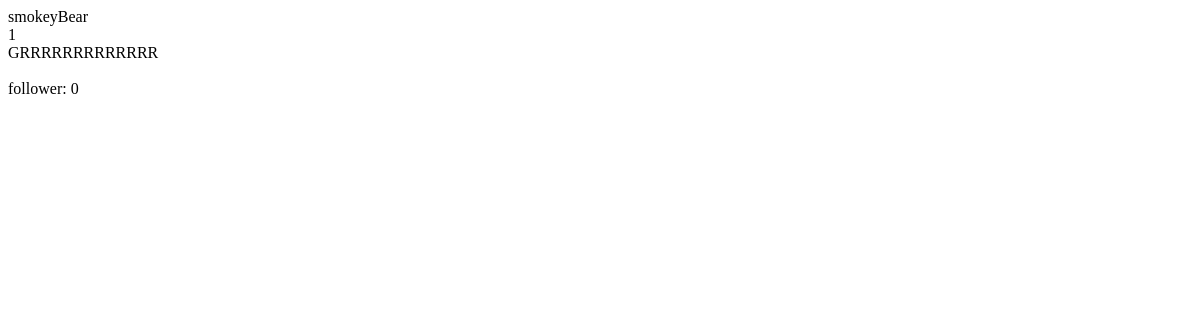
The app's page /profile/5, older data.
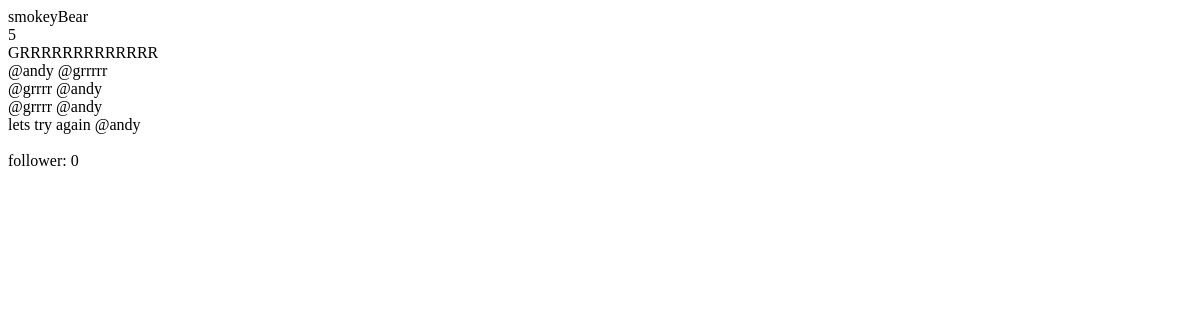
The same page, newer data.
### tweet/models.py (models this page shows, shortened)
class Tweet(models.Model):
    body = models.TextField(max_length=140)
    time_stamp = models.DateTimeField(default=timezone.now)
    author = models.ForeignKey(CustomUser, on_delete=models.CASCADE)

### twitteruser/views.py (the view)
# urls.py: path('profile/<int:user_id>', userviews.profile_view, name='profile'),
def profile_view(request, user_id):
    profile_user = CustomUser.objects.filter(id=user_id).first()
    followers = profile_user.following.all()
    follower_count = profile_user.following.count()
    profile_tweets = Tweet.objects.filter(author_id=user_id)
    tweet_count = Tweet.objects.filter(author_id=user_id).count()
    return render(request, 'profile.html', {"follower_count": follower_count, "profile_user":profile_user, "tweet_count": tweet_count, "followers": followers, "profile_tweets": profile_tweets})

### templates/profile.html (shortened to what this page needs)
{{tweet_count}}
{% for tweet in profile_tweets %}
{{tweet.body}}
{% endfor %}
follower: {{follower_count}}

Row changes from the older to the newer data that the page shows:
added Tweet: body "@andy @grrrrr"
added Tweet: body "@grrrr @andy"
added Tweet: body "@grrrr @andy"
added Tweet: body "lets try again @andy"
Text that changed along with them:
{{ tweet_count }}: "1" → "5"
